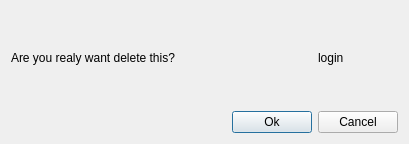
<?xml version="1.0" encoding="UTF-8"?>
<ui version="4.0">
 <class>EducationDeleteWindow</class>
 <widget class="QDialog" name="EducationDeleteWindow">
  <property name="geometry">
   <rect>
    <x>0</x>
    <y>0</y>
    <width>409</width>
    <height>144</height>
   </rect>
  </property>
  <property name="windowTitle">
   <string>Dialog</string>
  </property>
  <layout class="QGridLayout" name="gridLayout">
   <item row="1" column="0">
    <widget class="QLabel" name="l_text">
     <property name="text">
      <string>Are you realy want delete this?</string>
     </property>
    </widget>
   </item>
   <item row="1" column="2" colspan="2">
    <widget class="QLabel" name="l_login">
     <property name="text">
      <string>login</string>
     </property>
    </widget>
   </item>
   <item row="3" column="0">
    <spacer name="horizontalSpacer">
     <property name="orientation">
      <enum>Qt::Horizontal</enum>
     </property>
     <property name="sizeHint" stdset="0">
      <size>
       <width>234</width>
       <height>20</height>
      </size>
     </property>
    </spacer>
   </item>
   <item row="3" column="1">
    <widget class="QPushButton" name="btn_ok">
     <property name="text">
      <string>Ok</string>
     </property>
    </widget>
   </item>
   <item row="3" column="2" colspan="2">
    <widget class="QPushButton" name="btn_cancel">
     <property name="text">
      <string>Cancel</string>
     </property>
    </widget>
   </item>
   <item row="0" column="2" colspan="2">
    <spacer name="verticalSpacer_2">
     <property name="orientation">
      <enum>Qt::Vertical</enum>
     </property>
     <property name="sizeHint" stdset="0">
      <size>
       <width>77</width>
       <height>42</height>
      </size>
     </property>
    </spacer>
   </item>
   <item row="2" column="2" colspan="2">
    <spacer name="verticalSpacer">
     <property name="orientation">
      <enum>Qt::Vertical</enum>
     </property>
     <property name="sizeHint" stdset="0">
      <size>
       <width>77</width>
       <height>41</height>
      </size>
     </property>
    </spacer>
   </item>
  </layout>
 </widget>
 <resources/>
 <connections/>
</ui>
